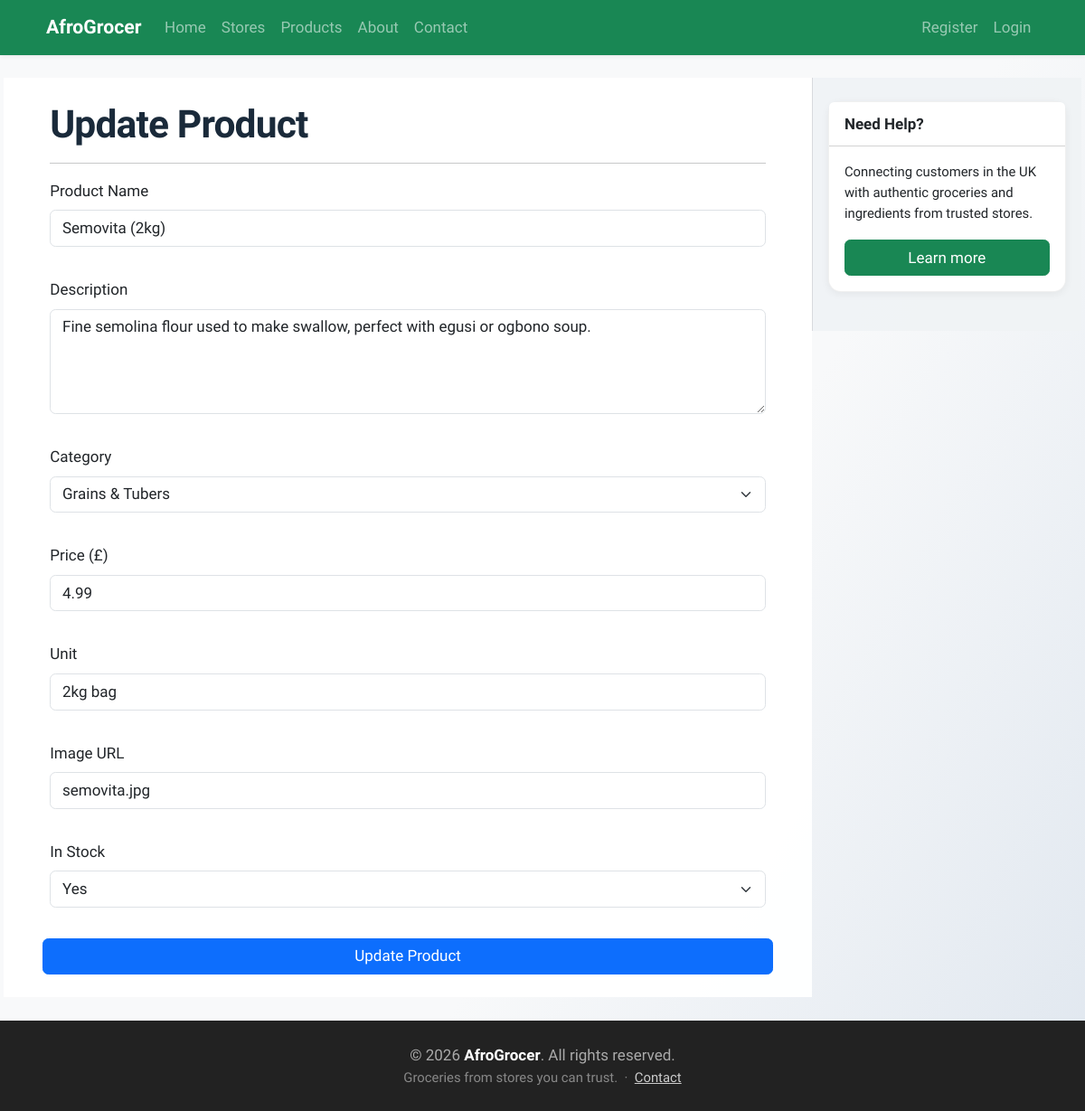
/update/1/, run on an earlier commit of the app's database.
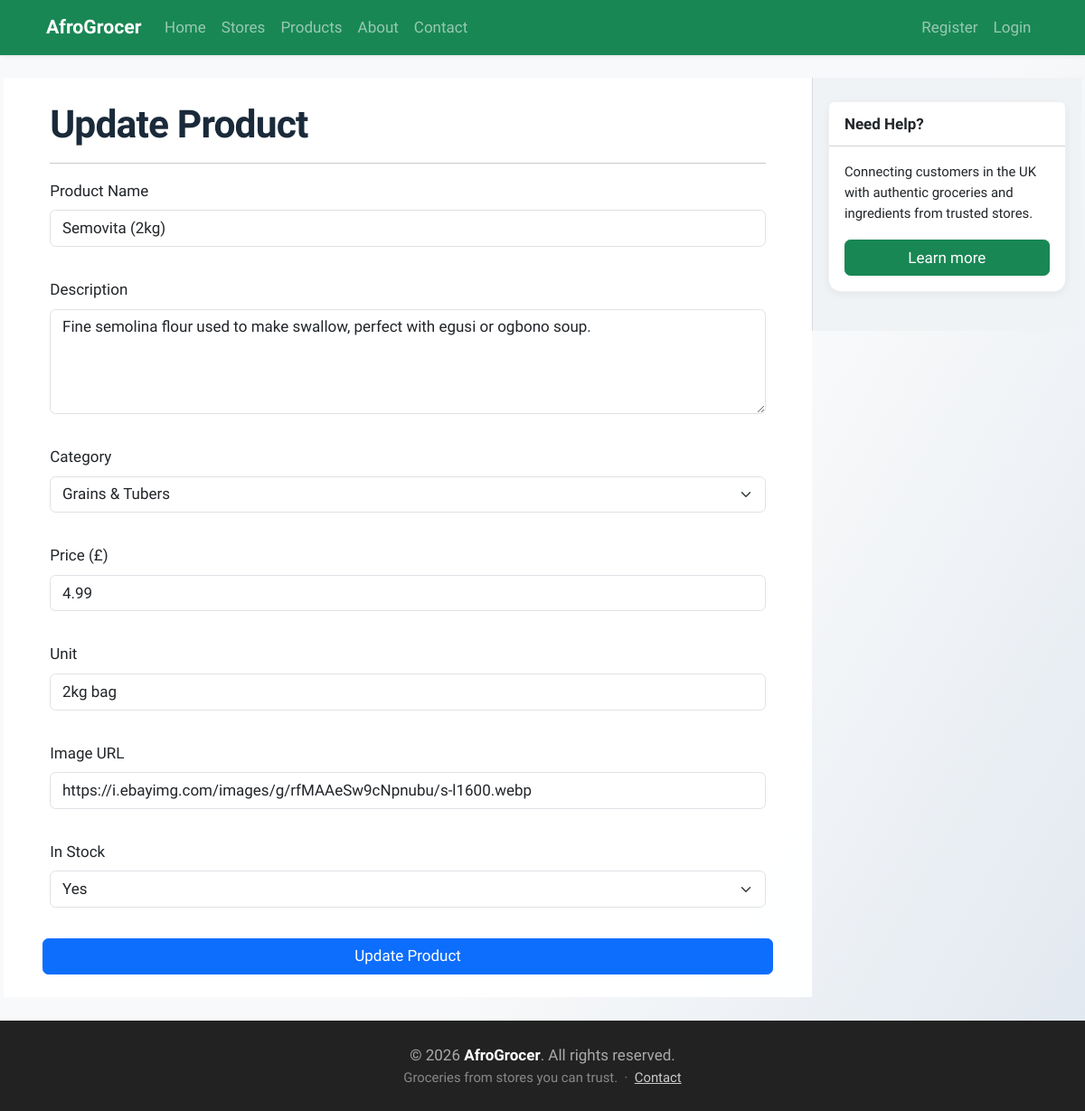
And on a later commit of the database.
### tables this page shows
CREATE TABLE products (
    id          INTEGER PRIMARY KEY AUTOINCREMENT,
    store_id    INTEGER NOT NULL REFERENCES stores(id),
    category_id INTEGER NOT NULL REFERENCES categories(id),
    origin_id   INTEGER REFERENCES origins(id),
    name        TEXT NOT NULL,
    description TEXT,
    price_gbp   REAL NOT NULL,
    unit        TEXT,           -- e.g. '1kg', '500ml', 'per piece'
    image       TEXT,           -- URL or filename of product image
    in_stock    BOOLEAN DEFAULT 1,
    created     TIMESTAMP DEFAULT CURRENT_TIMESTAMP
);

CREATE TABLE categories (
    id      INTEGER PRIMARY KEY AUTOINCREMENT,
    name    TEXT UNIQUE NOT NULL,
    slug    TEXT UNIQUE NOT NULL,
    icon    TEXT
);

### app.py (the view, shortened to what this page needs)
@app.route('/update/<int:id>/', methods=('GET', 'POST'))
def update_product(id):
   product = get_product_by_id(id)
   categories = get_all_categories()
   return render_template('update_product.html', title="Update Product", product=product, categories=categories)

### app.py (called while the page is built)
@app.context_processor
def inject_csrf_token():
    return dict(csrf_token=generate_csrf())

@app.context_processor
def inject_site_name():
    return dict(siteName=siteName)

@app.context_processor
def inject_current_year():
    return dict(current_year=datetime.now().year)

@app.context_processor
def inject_user_role():
    is_admin = False
    if session.get('user_id'):
        user = get_user_by_id(session['user_id'])
        if user and user['role'] == 'admin':
            is_admin = True
    return dict(is_admin=is_admin)

### db/db.py (called while the page is built)
def get_db_connection():
    BASE_DIR = os.path.dirname(os.path.dirname(os.path.abspath(__file__)))
    db_path = os.path.join(BASE_DIR, 'db', 'database.db')
    conn = sqlite3.connect(db_path)
    conn.row_factory = sqlite3.Row
    return conn

def get_all_categories():
    connection = get_db_connection()
    categories = connection.execute(
        "SELECT * FROM categories ORDER BY name ASC"
    ).fetchall()
    connection.close()
    return categories

### Templates/update_product.html (shortened to what this page needs)
{% extends "base.html" %}
{% block content %}
<h1>Update Product</h1>
<hr>
<form method="post" enctype="multipart/form-data" class="row g-3">
    <div class="mb-3">
        <label class="form-label">Product Name</label>
        <input
            type="text"
            name="name"
            class="form-control"
            value="{{ product['name'] }}"
            required
        >
    </div>
    <div class="mb-3">
        <label class="form-label">Description</label>
        <textarea
            name="description"
            class="form-control"
            rows="4"
            required
        >{{ product['description'] }}</textarea>
    </div>
    <div class="mb-3">
        <label class="form-label">Category</label>
        <select name="category_id" class="form-select" required>
            {% for category in categories %}
                <option
                    value="{{ category['id'] }}"
                    {% if category['id'] == product['category_id'] %}
                        selected
                    {% endif %}
                >
                    {{ category['name'] }}
                </option>
            {% endfor %}
        </select>
    </div>
    <div class="mb-3">
        <label class="form-label">Price (£)</label>
        <input
            type="number"
            step="0.01"
            name="price_gbp"
            class="form-control"
            value="{{ product['price_gbp'] }}"
            required
        >
    </div>
    <div class="mb-3">
        <label class="form-label">Unit</label>
        <input
            type="text"
            name="unit"
            class="form-control"
            value="{{ product['unit'] }}"
            required
        >
    </div>
    <div class="mb-3">
        <label class="form-label">Image URL</label>
        <input
            type="text"
            name="image"
            class="form-control"
            value="{{ product['image'] }}"
        >
    </div>
    <div class="mb-3">
        <label class="form-label">In Stock</label>
        <select name="in_stock" class="form-select">
            <option value="1"
                {% if product['in_stock'] == 1 %}
                    selected
                {% endif %}
            >
                Yes
            </option>
        </select>
    </div>
    <button type="submit" class="btn btn-primary">
        Update Product
    </button>
</form>
{% endblock %}

What changed in the data, as far as the page shows it:
changed products "Semovita (2kg)": image "semovita.jpg" → "https://i.ebayimg.com/images/g/rfMAAeSw9cNpnubu/s-l1600.webp"
